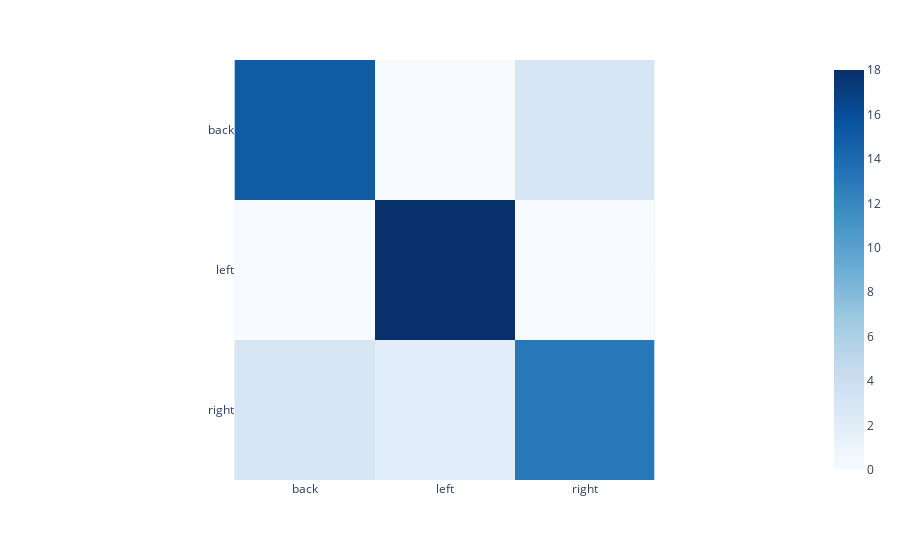

Here is the notebook cell this chart was saved with:
### Code cell
preds = model.predict(X_test)
preds = np.argmax(preds, axis=1)
y_test_max = np.argmax(y_test, axis=1)
# Create a confusion matrix
confusion_matrix = tf.math.confusion_matrix(labels=y_test_max, predictions=preds).numpy()
# Create a dataframe from the confusion matrix
confusion_matrix = pd.DataFrame(confusion_matrix, index=['back', 'left', 'right'], columns=['back', 'left', 'right'])
# Plot the confusion matrix
px.imshow(confusion_matrix, color_continuous_scale='Blues')

### Figure 1 — Plotly figure (JSON) as saved in the notebook; plotly's stock layout.template omitted (floating-point values rounded to 4 significant figures)
{"data": [{"coloraxis": "coloraxis", "hovertemplate": "x: %{x}<br>y: %{y}<br>color: %{z}<extra></extra>", "name": "0", "type": "heatmap", "x": ["back", "left", "right"], "xaxis": "x", "y": ["back", "left", "right"], "yaxis": "y", "z": [[15, 0, 3], [0, 18, 0], [3, 2, 13]]}], "layout": {"coloraxis": {"colorscale": [[0, "rgb(247,251,255)"], [0.125, "rgb(222,235,247)"], [0.25, "rgb(198,219,239)"], [0.375, "rgb(158,202,225)"], [0.5, "rgb(107,174,214)"], [0.625, "rgb(66,146,198)"], [0.75, "rgb(33,113,181)"], [0.875, "rgb(8,81,156)"], [1, "rgb(8,48,107)"]]}, "margin": {"t": 60}, "xaxis": {"anchor": "y", "constrain": "domain", "domain": [0, 1], "scaleanchor": "y"}, "yaxis": {"anchor": "x", "autorange": "reversed", "constrain": "domain", "domain": [0, 1]}}}
